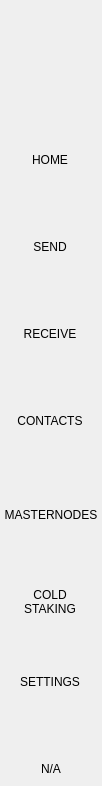
<?xml version="1.0" encoding="UTF-8"?>
<ui version="4.0">
 <class>NavMenuWidget</class>
 <widget class="QWidget" name="NavMenuWidget">
  <property name="geometry">
   <rect>
    <x>0</x>
    <y>0</y>
    <width>102</width>
    <height>786</height>
   </rect>
  </property>
  <property name="windowTitle">
   <string notr="true">N/A</string>
  </property>
  <property name="styleSheet">
   <string notr="true">padding:0px;
border:none;
margin:0px;</string>
  </property>
  <layout class="QVBoxLayout" name="verticalLayout">
   <property name="spacing">
    <number>0</number>
   </property>
   <property name="leftMargin">
    <number>0</number>
   </property>
   <property name="topMargin">
    <number>0</number>
   </property>
   <property name="rightMargin">
    <number>0</number>
   </property>
   <property name="bottomMargin">
    <number>0</number>
   </property>
   <item>
    <widget class="QWidget" name="navContainer_2" native="true">
     <layout class="QVBoxLayout" name="navContainer" stretch="0,0,0,0">
      <property name="spacing">
       <number>0</number>
      </property>
      <property name="leftMargin">
       <number>0</number>
      </property>
      <property name="topMargin">
       <number>0</number>
      </property>
      <property name="rightMargin">
       <number>0</number>
      </property>
      <property name="bottomMargin">
       <number>10</number>
      </property>
      <item>
       <widget class="QPushButton" name="imgLogo">
        <property name="minimumSize">
         <size>
          <width>0</width>
          <height>120</height>
         </size>
        </property>
        <property name="focusPolicy">
         <enum>Qt::NoFocus</enum>
        </property>
        <property name="text">
         <string/>
        </property>
        <property name="iconSize">
         <size>
          <width>64</width>
          <height>64</height>
         </size>
        </property>
       </widget>
      </item>
      <item>
       <widget class="QScrollArea" name="scrollAreaNav">
        <property name="sizePolicy">
         <sizepolicy hsizetype="Expanding" vsizetype="Expanding">
          <horstretch>0</horstretch>
          <verstretch>0</verstretch>
         </sizepolicy>
        </property>
        <property name="minimumSize">
         <size>
          <width>0</width>
          <height>0</height>
         </size>
        </property>
        <property name="styleSheet">
         <string notr="true">QScrollBar {
height:0px;
 width:0px;
}

#scrollAreaNav{
background-color:transparent;
}</string>
        </property>
        <property name="horizontalScrollBarPolicy">
         <enum>Qt::ScrollBarAlwaysOff</enum>
        </property>
        <property name="sizeAdjustPolicy">
         <enum>QAbstractScrollArea::AdjustToContents</enum>
        </property>
        <property name="widgetResizable">
         <bool>true</bool>
        </property>
        <property name="alignment">
         <set>Qt::AlignLeading|Qt::AlignLeft|Qt::AlignTop</set>
        </property>
        <widget class="QWidget" name="scrollAreaNavVert">
         <property name="geometry">
          <rect>
           <x>0</x>
           <y>0</y>
           <width>100</width>
           <height>640</height>
          </rect>
         </property>
         <property name="sizePolicy">
          <sizepolicy hsizetype="Preferred" vsizetype="Expanding">
           <horstretch>0</horstretch>
           <verstretch>0</verstretch>
          </sizepolicy>
         </property>
         <property name="minimumSize">
          <size>
           <width>0</width>
           <height>0</height>
          </size>
         </property>
         <property name="autoFillBackground">
          <bool>false</bool>
         </property>
         <property name="styleSheet">
          <string notr="true">#scrollAreaNavVert{
background-color:transparent;
}</string>
         </property>
         <layout class="QVBoxLayout" name="verticalLayout_3">
          <property name="spacing">
           <number>0</number>
          </property>
          <property name="sizeConstraint">
           <enum>QLayout::SetDefaultConstraint</enum>
          </property>
          <property name="leftMargin">
           <number>0</number>
          </property>
          <property name="topMargin">
           <number>0</number>
          </property>
          <property name="rightMargin">
           <number>0</number>
          </property>
          <property name="bottomMargin">
           <number>0</number>
          </property>
          <item>
           <widget class="QToolButton" name="btnDashboard">
            <property name="minimumSize">
             <size>
              <width>100</width>
              <height>80</height>
             </size>
            </property>
            <property name="text">
             <string>HOME
</string>
            </property>
            <property name="iconSize">
             <size>
              <width>32</width>
              <height>32</height>
             </size>
            </property>
            <property name="checkable">
             <bool>true</bool>
            </property>
            <property name="checked">
             <bool>true</bool>
            </property>
            <property name="autoExclusive">
             <bool>true</bool>
            </property>
           </widget>
          </item>
          <item>
           <widget class="QToolButton" name="btnSend">
            <property name="minimumSize">
             <size>
              <width>100</width>
              <height>80</height>
             </size>
            </property>
            <property name="text">
             <string>SEND
</string>
            </property>
            <property name="iconSize">
             <size>
              <width>32</width>
              <height>32</height>
             </size>
            </property>
            <property name="checkable">
             <bool>true</bool>
            </property>
            <property name="autoExclusive">
             <bool>true</bool>
            </property>
           </widget>
          </item>
          <item>
           <widget class="QToolButton" name="btnReceive">
            <property name="minimumSize">
             <size>
              <width>100</width>
              <height>80</height>
             </size>
            </property>
            <property name="text">
             <string>RECEIVE
</string>
            </property>
            <property name="checkable">
             <bool>true</bool>
            </property>
            <property name="autoExclusive">
             <bool>true</bool>
            </property>
           </widget>
          </item>
          <item>
           <widget class="QToolButton" name="btnAddress">
            <property name="minimumSize">
             <size>
              <width>100</width>
              <height>80</height>
             </size>
            </property>
            <property name="text">
             <string>CONTACTS
</string>
            </property>
            <property name="iconSize">
             <size>
              <width>32</width>
              <height>32</height>
             </size>
            </property>
            <property name="checkable">
             <bool>true</bool>
            </property>
            <property name="autoExclusive">
             <bool>true</bool>
            </property>
           </widget>
          </item>
          <item>
           <widget class="QToolButton" name="btnMaster">
            <property name="minimumSize">
             <size>
              <width>100</width>
              <height>80</height>
             </size>
            </property>
            <property name="text">
             <string>MASTERNODES</string>
            </property>
            <property name="iconSize">
             <size>
              <width>32</width>
              <height>32</height>
             </size>
            </property>
            <property name="checkable">
             <bool>true</bool>
            </property>
            <property name="autoExclusive">
             <bool>true</bool>
            </property>
           </widget>
          </item>
          <item>
           <widget class="QToolButton" name="btnColdStaking">
            <property name="minimumSize">
             <size>
              <width>100</width>
              <height>80</height>
             </size>
            </property>
            <property name="text">
             <string>COLD
STAKING</string>
            </property>
            <property name="iconSize">
             <size>
              <width>32</width>
              <height>32</height>
             </size>
            </property>
            <property name="checkable">
             <bool>true</bool>
            </property>
            <property name="autoExclusive">
             <bool>true</bool>
            </property>
           </widget>
          </item>
          <item>
           <widget class="QToolButton" name="btnSettings">
            <property name="minimumSize">
             <size>
              <width>100</width>
              <height>80</height>
             </size>
            </property>
            <property name="text">
             <string>SETTINGS
</string>
            </property>
            <property name="iconSize">
             <size>
              <width>32</width>
              <height>32</height>
             </size>
            </property>
            <property name="checkable">
             <bool>true</bool>
            </property>
            <property name="autoExclusive">
             <bool>true</bool>
            </property>
           </widget>
          </item>
         </layout>
        </widget>
       </widget>
      </item>
      <item>
       <spacer name="verticalSpacer">
        <property name="orientation">
         <enum>Qt::Vertical</enum>
        </property>
        <property name="sizeType">
         <enum>QSizePolicy::Minimum</enum>
        </property>
        <property name="sizeHint" stdset="0">
         <size>
          <width>20</width>
          <height>20</height>
         </size>
        </property>
       </spacer>
      </item>
      <item alignment="Qt::AlignHCenter">
       <widget class="QLabel" name="labelVersion">
        <property name="maximumSize">
         <size>
          <width>16777215</width>
          <height>60</height>
         </size>
        </property>
        <property name="text">
         <string notr="true">N/A</string>
        </property>
        <property name="alignment">
         <set>Qt::AlignBottom|Qt::AlignHCenter</set>
        </property>
       </widget>
      </item>
     </layout>
    </widget>
   </item>
  </layout>
 </widget>
 <resources/>
 <connections/>
</ui>
